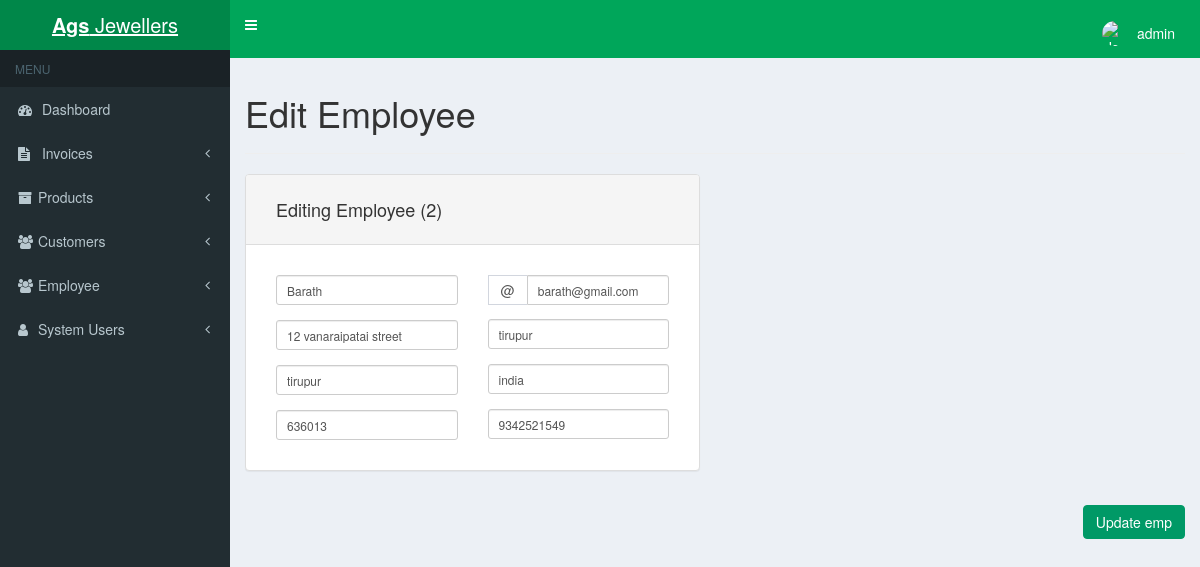
The page /emp-edit.php?id=2 (signed in) on the database its author committed.
### tables this page shows
CREATE TABLE IF NOT EXISTS `emp` (
  `id` int(11) NOT NULL AUTO_INCREMENT,
  `name` varchar(255) NOT NULL,
  `email` varchar(255) NOT NULL,
  `address_1` varchar(255) NOT NULL,
  `address_2` varchar(255) NOT NULL,
  `town` varchar(255) NOT NULL,
  `county` varchar(255) NOT NULL,
  `postcode` varchar(255) NOT NULL,
  `phone` varchar(100) NOT NULL,
  PRIMARY KEY (`id`)
);

### emp-edit.php (the view, shortened to what this page needs)
<?php
include('header.php');
$getID = $_GET['id'];
$mysqli = new mysqli(DATABASE_HOST, DATABASE_USER, DATABASE_PASS, DATABASE_NAME);
$query = "SELECT * FROM emp WHERE id = '" . $mysqli->real_escape_string($getID) . "'";
$result = mysqli_query($mysqli, $query);
if($result) {
	while ($row = mysqli_fetch_assoc($result)) {
        $emp_name = $row['name'];
		$emp_email = $row['email'];
		$emp_address_1 = $row['address_1'];
		$emp_address_2 = $row['address_2'];
		$emp_town = $row['town'];
		$emp_county = $row['county'];
		$emp_postcode = $row['postcode'];
		$emp_phone = $row['phone'];
	}
}
?>
<h1>Edit Employee</h1>
<hr>
<form method="post" id="update_emp">
	<div class="row">
		<div class="col-xs-6">
			<div class="panel panel-default">
				<div class="panel-heading">
					<h4>Editing Employee (<?php echo $getID; ?>)</h4>
				</div>
				<div class="panel-body form-group form-group-sm">
					<div class="row">
						<div class="col-xs-6">
							<div class="form-group">
								<input type="text" class="form-control margin-bottom copy-input required" name="emp_name" id="emp_name" placeholder="Enter name" tabindex="1" value="<?php echo $emp_name; ?>">
							</div>
							<div class="form-group">
								<input type="text" class="form-control margin-bottom copy-input required" name="emp_address_1" id="emp_address_1" placeholder="Address 1" tabindex="3" value="<?php echo $emp_address_1; ?>">
							</div>
							<div class="form-group">
								<input type="text" class="form-control margin-bottom copy-input required" name="emp_town" id="emp_town" placeholder="Town" tabindex="5" value="<?php echo $emp_town; ?>">
							</div>
							<div class="form-group no-margin-bottom">
								<input type="text" class="form-control copy-input required" name="emp_postcode" id="emp_postcode" placeholder="Postcode" tabindex="7" value="<?php echo $emp_postcode; ?>">
							</div>
						</div>
						<div class="col-xs-6">
							<div class="input-group float-right margin-bottom">
								<span class="input-group-addon">@</span>
								<input type="email" class="form-control copy-input required" name="emp_email" id="emp_email" placeholder="E-mail address" aria-describedby="sizing-addon1" tabindex="2" value="<?php echo $emp_email; ?>">
							</div>
						    <div class="form-group">
						    	<input type="text" class="form-control margin-bottom copy-input" name="emp_address_2" id="emp_address_2" placeholder="Address 2" tabindex="4" value="<?php echo $emp_address_2; ?>">
						    </div>
						    <div class="form-group">
						    	<input type="text" class="form-control margin-bottom copy-input required" name="emp_county" id="emp_county" placeholder="County" tabindex="6" value="<?php echo $emp_county; ?>">
						    </div>
						    <div class="form-group no-margin-bottom">
						    	<input type="text" class="form-control required" name="emp_phone" id="emp_phone" placeholder="Phone number" tabindex="8" value="<?php echo $emp_phone; ?>">
							</div>
						</div>
					</div>
				</div>
			</div>
		</div>
	</div>
	<div class="row">
		<div class="col-xs-12 margin-top btn-group">
			<input type="submit" id="action_update_emp" class="btn btn-success float-right" value="Update emp" data-loading-text="Updating...">
		</div>
	</div>
</form>
<?php
	include('footer.php');
?>

### css/styles.css (style rules this page uses)
body { padding: 0; background-color: #00a65a; }
.btn-success { background-color: #009966; border-color: #009966; }
.panel-body { padding: 30px 30px 15px 30px; }
.panel-heading { padding: 15px 30px 15px 30px; }
.float-right { float: right !important; }
.margin-bottom { margin-bottom: 1em; }
.margin-top { margin-top: 1em; }
.no-margin-bottom { margin-bottom: 0; }

### rows shown on the page
emp: emp_name "Barath", emp_address_1 "12 vanaraipatai street", emp_town "tirupur", emp_postcode "636013", emp_email "barath@gmail.com", emp_address_2 "tirupur", emp_county "india", emp_phone "9342521549"

### other values the page prints
$_SESSION['login_username'] "admin"
$getID "2"
